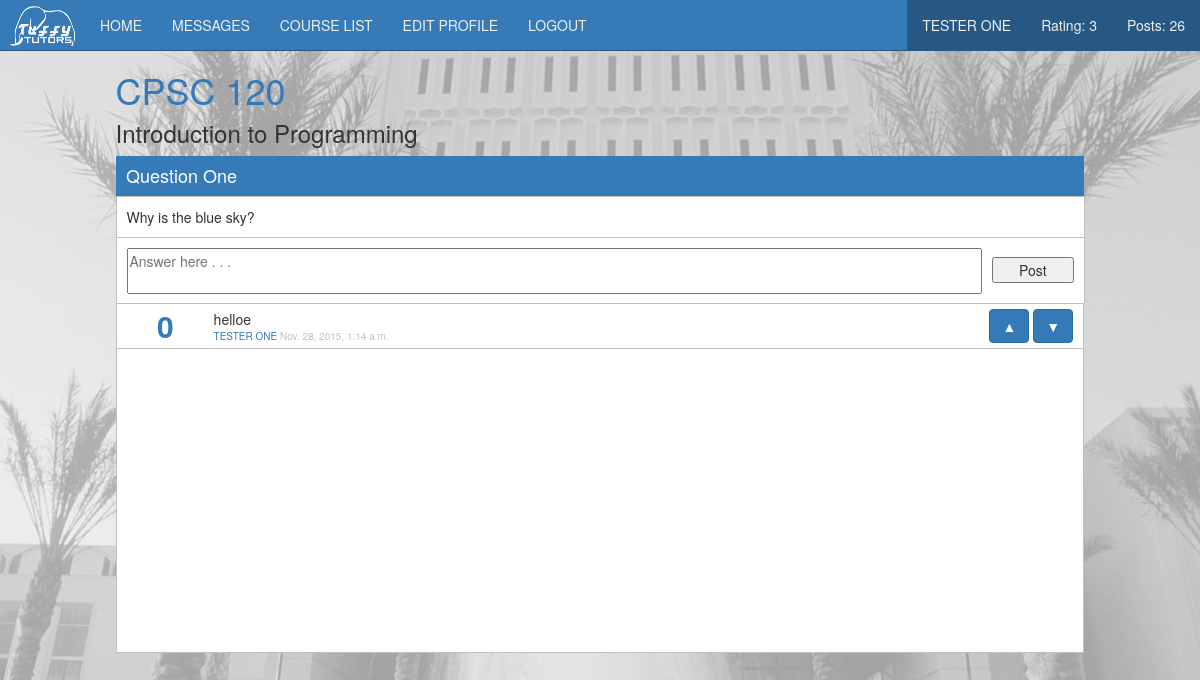
The app's page /course/1/question/1/ (signed in) with its own data.
### mysite/titan/models.py (models this page shows, shortened)
class User(models.Model):
	id = models.IntegerField(primary_key=True)
	email = models.EmailField()
	first_name = models.CharField(max_length=32)
	last_name = models.CharField(max_length=32)
	password = models.CharField(max_length=32)
	gender = models.CharField(max_length=10)        # 'M' for male, 'F' for female, 'O' for other
	birth_year = models.IntegerField()
	account_type = models.CharField(max_length=32)  # 'S' for students, 'P' for professors
	ethnicity = models.CharField(max_length=10)     # dropdown of options
	sign_up_date = models.DateTimeField(default=datetime.datetime.now())
	last_sign_in_date = models.DateTimeField(default=datetime.datetime.now())
	num_posts = models.IntegerField(default=0)
	class Meta:
		verbose_name_plural = "users"

class Course(models.Model):
	id = models.IntegerField(primary_key=True)
	course_name = models.CharField(max_length=32)
	course_description = models.TextField()
	class Meta:
		verbose_name_plural = "courses"

class Question(models.Model):
    id = models.IntegerField(primary_key=True)
    user_id = models.IntegerField()
    course_id = models.IntegerField()
    title = models.TextField()
    content = models.TextField()
    date_posted = models.DateTimeField(default=datetime.datetime.now())

class Answer(models.Model):
    id = models.IntegerField(primary_key=True)
    question_id = models.IntegerField()
    user_id = models.IntegerField()
    course_id = models.IntegerField()
    content = models.TextField()
    date_posted = models.DateTimeField(default=datetime.datetime.now())

### mysite/titan/profile_views.py (the view, shortened to what this page needs)
# urls.py: url(r'^course/(?P<course_id>\w{0,50})/question/(?P<question_id>\w{0,50})/$', profile_views.question),
def question(request, course_id, question_id):
    if "user_id" in request.session:
        course_info = Course.objects.get(id = course_id)
        question_info = Question.objects.get(id = question_id)
        errors = []
        answers = Answer.objects.filter(question_id = question_id)
        answer_tuple = []
        for answer in answers:
            rating_query = Answer_Rating.objects.filter(answer_id = answer.id)
            rating_value = 0
            for this_rating in rating_query:
                rating_value += this_rating.rating
            user_query = User.objects.get(id = answer.user_id)
            answer_tuple.append((answer.id, answer.content, answer.date_posted, rating_value, user_query.first_name, user_query.last_name))
        user_info, all_courses, user_courses, current_courses, previous_courses, hangouts, user_rating, activity_tuple, num_posts = load_user_info(request)
        return render(request, 'question.html', {'course': course_info, 'question': question_info, 'answer_tuple': answer_tuple, 'errors': errors, 'user_info': user_info, 'user_rating': user_rating, 'num_posts': num_posts})
    else:
        return HttpResponseRedirect('/')

### mysite/titan/templates/question.html (shortened to what this page needs)
{% load staticfiles %}
<!DOCTYPE html>
<html lang="en" xmlns="http://www.w3.org/1999/xhtml">
    <head>
        <link rel="stylesheet" href="{% static "bootstrap.min.css" %}" />
        <link href="{% static "style_profile.css" %}" rel="stylesheet"></link>
    </head>
    <body>
        <div class="container">
            <div class="header">
                <div class="col-lg-12 navBar">
                        <nav class="navbar navbar-default navbar-fixed-top" role="navigation">
                            <div class="container-fluid">
                                <div class="navbar-header">
                                    <a href="/profile/" class="navbar-brand">
                                        <img src="{% static "tuffy_tutors.png" %}" style="margin-top:-9px;height:40px;width:65px;margin-left:-5px;margin-right:-5px;">
                                    </a>
                                </div>
                                <div id="navbarCollapse" class="collapse navbar-collapse">
                                    <ul class="nav navbar-nav">
                                        <li><a href="/profile/">HOME</a></li>
                                        <li><a href="/message/">MESSAGES</a></li>
                                        <li><a href="/course_list/">COURSE LIST</a></li>
                                        <li><a href="/edit_profile/">EDIT PROFILE</a></li>
                                        <li><a href="/logout/">LOGOUT</a></li>
                                    </ul>
                                    <ul class="nav navbar-nav navbar-right">
                                        <li><a href="/profile/">{{ user_info.first_name }} {{ user_info.last_name }}</a></li>
                                        <li><a href="/profile/">Rating: {{ user_rating }}</a></li>
                                        <li><a href="/profile/">Posts: {{ num_posts }}</a></li>
                                    </ul>
                                </div>
                            </div>
                         </nav>
                </div>
            </div>
        <div class="course-question-content">
            <div class="course-question-title">
                <h1><a href="/course/{{course.id}}">{{ course.course_name }}</a></h1>
                <h3>{{ course.course_description }}</h3>
            </div>
            <div class="course-question-body">
                <table class="question-answer-table">
                    <tr>
                        <td class="question-header-title" colspan="2">
                            <h4>{{question.title}}</h4>
                        </td>
                    </tr>
                    <tr>
                        <td class="question-header-content" colspan="2">
                            {{question.content}}
                        </td>
                    </tr>
                    <tr class="answer-input">
                        <td class="answer-textarea">
                            <form action="/course/{{course.id}}/question/{{question.id}}/" method="POST">
                                <textarea name="answer_content" placeholder="Answer here . . ."></textarea>
                        </td>
                        <td class="answer-button">
                                <input type="submit" value="Post" name="answer_button">
                        </td>
                    </tr>
                    <tr class="answer-output">
                        <td colspan="2">
                        <div class="answer-list">
                            <table class="question-table">
                            {%for answer in answer_tuple%}
                                <tr class="question-item">
                                    <td class="question-score" align="center">
                                        {{answer.3}}
                                    </td>
                                    <td class="question-title">
                                        {{answer.1}}<br>
                                        <div class="question-poster"><a href="#">{{answer.4}}&nbsp;{{answer.5}}&nbsp;</a></div><div class="question-date">{{answer.2}}</div>
                                    </td>
                                    <td class="question-rating" align="right">
                                        <form action="/course/{{course.id}}/question/{{question.id}}/" method="POST">
                                            <input type="submit" class="btn btn-primary" name="upvote" value="&#x25B2;">
                                            <input type="submit" class="btn btn-primary" name="downvote" value="&#x25BC;">
                                        </form>
                                    </td>
                                </tr>
                            {%endfor%}
                            </table>
                        </div>
                        </td>
                    </tr>
                </table>
            </div>
        </div>
    </body>
</html>

### mysite/titan/static/style_profile.css (style rules this page uses)
* { margin: 0; }
body { background-color: #F1F1F1; background-image: url("langsdorf.jpg"); background-repeat: no-repeat; background-attachment: fixed; background-position: center; }
li { list-style-type: none; }
.navBar { height: 50px; margin-bottom: 20px; }
.navbar-collapse { padding: 0; margin: 0; }
.navbar-right { background-color: #275883; }
.question-table { width: 100%; }
.question-item { margin-top: 5px; margin-bottom: 5px; border-bottom: 1px solid silver; padding-bottom: 5px; vertical-align: middle; }
.question-score { font-size: 30px; font-weight: bold; margin-left: auto; margin-right: auto; color: #367ab7; vertical-align: middle; width: 10%; }
.question-date { font-size: 10px; color: silver; }
.question-rating { padding-right: 10px; }
.question-title { width: 60%; padding-top: 5px; padding-bottom: 5px; }
.question-title a, .course-title h1 a, .course-question-title h1 a { text-decoration: none; }
.course-question-content h1, .course-question-content h3 { margin: 0px; padding: 0px; margin-bottom: 10px; }
.course-question-content { width: 85%; margin-left: auto; margin-right: auto; }
.course-question-title, .course-question-body { margin: 0; padding: 0; }
.question-answer-table { width: 100%; }
.question-header-title { background: #367ab7; color: white; padding-left: 10px; }
.question-header-content { padding: 10px; border-left: 1px solid silver; border-right: 1px solid silver; border-top: 1px solid silver; background: white; }
.question-item { vertical-align: middle; }
.answer-textarea { width: 90%; }
.answer-button input[type="submit"] { width: 100%; height: 100%; }
.answer-textarea { padding-left: 10px; padding-right: 5px; padding-top: 10px; padding-bottom: 5px; }
.answer-button { padding-left: 5px; padding-right: 10px; padding-top: 7px; padding-bottom: 7px; }
.answer-input { border-left: 1px solid silver; border-right: 1px solid silver; border-top: 1px solid silver; background: white; }
.answer-input textarea { width: 100%; resize: none; }
.answer-list { background: white; height: 350px; max-height: 350px; overflow-y: scroll; border: 1px solid silver; }
.question-poster { float: left; font-size: 10px; }
.navbar-default { background-color: #367ab7; border-color: #275883; }
.navbar-default .navbar-brand { color: #ecf0f1; }
.navbar-default .navbar-nav > li > a { color: #ecf0f1; }
.navbar-default .navbar-collapse, .navbar-default .navbar-form { border-color: #ecf0f1; }

### records on screen
User: first_name "TESTER", last_name "ONE", first_name "TESTER", last_name "ONE"
Course: course_name "CPSC 120", course_description "Introduction to Programming"
Question: title "Question One", content "Why is the blue sky?"
Answer: content "helloe", date_posted "Nov. 28, 2015, 1:14 a.m."

### other values on screen
{{ user_rating }} "3"
{{ num_posts }} "26"
{{ answer.3 }} "0"
